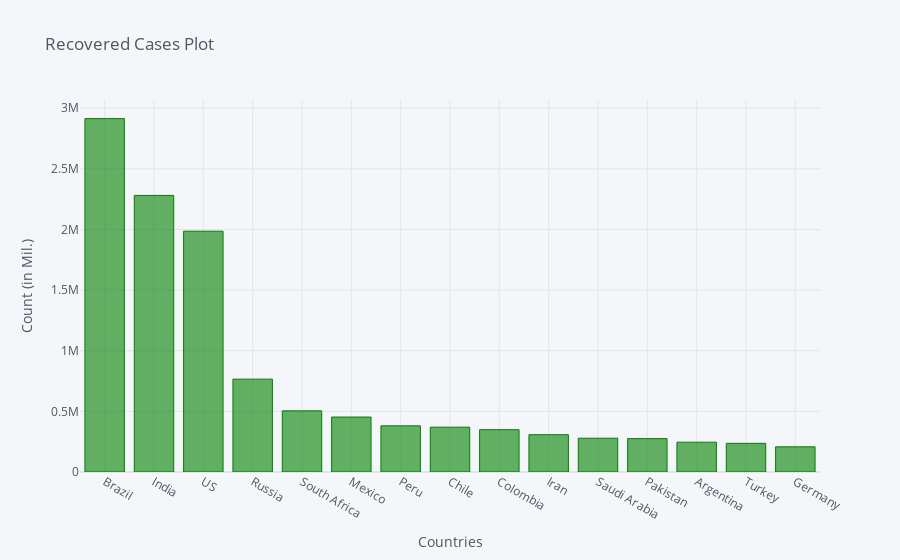

Here is the notebook cell this chart was saved with:
### Code cell
recovered_df2_plot.iplot(kind='bar', x='Country/Region', y='8/22/20',color='green',
                         title='Recovered Cases Plot',xTitle='Countries',yTitle='Count (in Mil.)')

### Figure 1 — Plotly figure (JSON) as saved in the notebook; plotly's stock layout.template omitted (floating-point values rounded to 4 significant figures)
{"data": [{"marker": {"color": "rgba(0, 128, 0, 0.6)", "line": {"color": "rgba(0, 128, 0, 1.0)", "width": 1}}, "name": "8/22/20", "orientation": "v", "text": "", "type": "bar", "x": ["Brazil", "India", "US", "Russia", "South Africa", "Mexico", "Peru", "Chile", "Colombia", "Iran", "Saudi Arabia", "Pakistan", "Argentina", "Turkey", "Germany"], "y": [2913966, 2280566, 1985484, 765754, 504127, 453104, 380730, 369730, 348940, 307702, 278441, 275317, 245781, 236370, 207606]}], "layout": {"legend": {"bgcolor": "#F5F6F9", "font": {"color": "#4D5663"}}, "paper_bgcolor": "#F5F6F9", "plot_bgcolor": "#F5F6F9", "title": {"font": {"color": "#4D5663"}, "text": "Recovered Cases Plot"}, "xaxis": {"gridcolor": "#E1E5ED", "showgrid": true, "tickfont": {"color": "#4D5663"}, "title": {"font": {"color": "#4D5663"}, "text": "Countries"}, "zerolinecolor": "#E1E5ED"}, "yaxis": {"gridcolor": "#E1E5ED", "showgrid": true, "tickfont": {"color": "#4D5663"}, "title": {"font": {"color": "#4D5663"}, "text": "Count (in Mil.)"}, "zerolinecolor": "#E1E5ED"}}}
